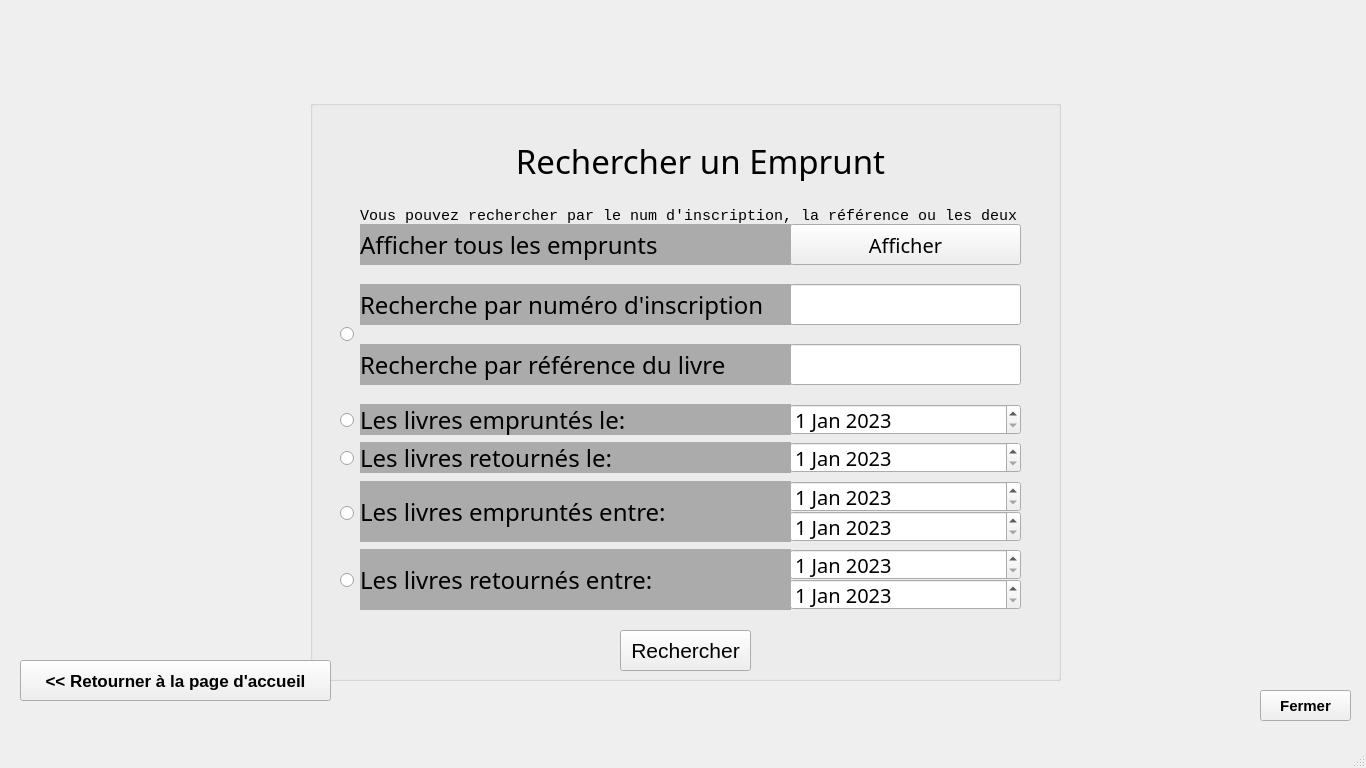
<?xml version="1.0" encoding="UTF-8"?>
<ui version="4.0">
 <class>MainWindow</class>
 <widget class="QMainWindow" name="MainWindow">
  <property name="geometry">
   <rect>
    <x>0</x>
    <y>0</y>
    <width>1366</width>
    <height>768</height>
   </rect>
  </property>
  <property name="windowTitle">
   <string>RechercherEmprunt</string>
  </property>
  <widget class="QWidget" name="centralwidget">
   <widget class="QGroupBox" name="groupBox">
    <property name="geometry">
     <rect>
      <x>310</x>
      <y>100</y>
      <width>751</width>
      <height>581</height>
     </rect>
    </property>
    <property name="title">
     <string/>
    </property>
    <property name="flat">
     <bool>true</bool>
    </property>
    <widget class="QDateEdit" name="EdDateEmp">
     <property name="geometry">
      <rect>
       <x>480</x>
       <y>304</y>
       <width>231</width>
       <height>31</height>
      </rect>
     </property>
     <property name="font">
      <font>
       <family>Century Gothic</family>
       <pointsize>15</pointsize>
      </font>
     </property>
     <property name="date">
      <date>
       <year>2023</year>
       <month>1</month>
       <day>1</day>
      </date>
     </property>
    </widget>
    <widget class="QDateEdit" name="EdDateRetour">
     <property name="geometry">
      <rect>
       <x>480</x>
       <y>342</y>
       <width>231</width>
       <height>31</height>
      </rect>
     </property>
     <property name="font">
      <font>
       <family>Century Gothic</family>
       <pointsize>15</pointsize>
      </font>
     </property>
     <property name="date">
      <date>
       <year>2023</year>
       <month>1</month>
       <day>1</day>
      </date>
     </property>
    </widget>
    <widget class="QLabel" name="LbDateEmp">
     <property name="geometry">
      <rect>
       <x>50</x>
       <y>304</y>
       <width>431</width>
       <height>31</height>
      </rect>
     </property>
     <property name="font">
      <font>
       <family>Century Gothic</family>
       <pointsize>18</pointsize>
      </font>
     </property>
     <property name="styleSheet">
      <string notr="true">background-color: rgb(171,171,171);</string>
     </property>
     <property name="text">
      <string>Les livres empruntés le:</string>
     </property>
    </widget>
    <widget class="QLabel" name="LbDateRetour">
     <property name="geometry">
      <rect>
       <x>50</x>
       <y>342</y>
       <width>431</width>
       <height>31</height>
      </rect>
     </property>
     <property name="font">
      <font>
       <family>Century Gothic</family>
       <pointsize>18</pointsize>
      </font>
     </property>
     <property name="styleSheet">
      <string notr="true">background-color: rgb(171,171,171);</string>
     </property>
     <property name="text">
      <string>Les livres retournés le:</string>
     </property>
    </widget>
    <widget class="QLabel" name="LbRef">
     <property name="geometry">
      <rect>
       <x>50</x>
       <y>244</y>
       <width>431</width>
       <height>41</height>
      </rect>
     </property>
     <property name="font">
      <font>
       <family>Century Gothic</family>
       <pointsize>18</pointsize>
      </font>
     </property>
     <property name="styleSheet">
      <string notr="true">background-color: rgb(171,171,171);</string>
     </property>
     <property name="text">
      <string>Recherche par référence du livre</string>
     </property>
    </widget>
    <widget class="QLabel" name="LbNumInscrip">
     <property name="geometry">
      <rect>
       <x>50</x>
       <y>184</y>
       <width>431</width>
       <height>41</height>
      </rect>
     </property>
     <property name="font">
      <font>
       <family>Century Gothic</family>
       <pointsize>18</pointsize>
      </font>
     </property>
     <property name="styleSheet">
      <string notr="true">background-color: rgb(171,171,171);</string>
     </property>
     <property name="text">
      <string>Recherche par numéro d'inscription</string>
     </property>
    </widget>
    <widget class="QLineEdit" name="EdRef">
     <property name="geometry">
      <rect>
       <x>480</x>
       <y>244</y>
       <width>231</width>
       <height>41</height>
      </rect>
     </property>
     <property name="font">
      <font>
       <family>Century Gothic</family>
       <pointsize>15</pointsize>
      </font>
     </property>
     <property name="text">
      <string/>
     </property>
     <property name="clearButtonEnabled">
      <bool>true</bool>
     </property>
    </widget>
    <widget class="QLineEdit" name="EdNumInscrip">
     <property name="geometry">
      <rect>
       <x>480</x>
       <y>184</y>
       <width>231</width>
       <height>41</height>
      </rect>
     </property>
     <property name="font">
      <font>
       <family>Century Gothic</family>
       <pointsize>15</pointsize>
      </font>
     </property>
     <property name="text">
      <string/>
     </property>
     <property name="clearButtonEnabled">
      <bool>true</bool>
     </property>
    </widget>
    <widget class="QPushButton" name="Rechercher">
     <property name="geometry">
      <rect>
       <x>310</x>
       <y>530</y>
       <width>131</width>
       <height>41</height>
      </rect>
     </property>
     <property name="font">
      <font>
       <pointsize>16</pointsize>
      </font>
     </property>
     <property name="cursor">
      <cursorShape>PointingHandCursor</cursorShape>
     </property>
     <property name="text">
      <string>Rechercher</string>
     </property>
    </widget>
    <widget class="QLabel" name="label_3">
     <property name="geometry">
      <rect>
       <x>80</x>
       <y>10</y>
       <width>101</width>
       <height>91</height>
      </rect>
     </property>
     <property name="text">
      <string/>
     </property>
     <property name="pixmap">
      <pixmap>:/icons/img/IconEmprunt.webp</pixmap>
     </property>
     <property name="scaledContents">
      <bool>true</bool>
     </property>
    </widget>
    <widget class="QLabel" name="Titre_2">
     <property name="geometry">
      <rect>
       <x>180</x>
       <y>40</y>
       <width>421</width>
       <height>41</height>
      </rect>
     </property>
     <property name="font">
      <font>
       <family>Calisto MT</family>
       <pointsize>25</pointsize>
      </font>
     </property>
     <property name="text">
      <string>Rechercher un Emprunt</string>
     </property>
     <property name="alignment">
      <set>Qt::AlignCenter</set>
     </property>
    </widget>
    <widget class="QLabel" name="LbEmpD">
     <property name="geometry">
      <rect>
       <x>50</x>
       <y>381</y>
       <width>431</width>
       <height>61</height>
      </rect>
     </property>
     <property name="font">
      <font>
       <family>Century Gothic</family>
       <pointsize>18</pointsize>
      </font>
     </property>
     <property name="styleSheet">
      <string notr="true">background-color: rgb(171,171,171);</string>
     </property>
     <property name="text">
      <string>Les livres empruntés entre:</string>
     </property>
    </widget>
    <widget class="QDateEdit" name="EdEmpDEmp">
     <property name="geometry">
      <rect>
       <x>480</x>
       <y>381</y>
       <width>231</width>
       <height>31</height>
      </rect>
     </property>
     <property name="font">
      <font>
       <family>Century Gothic</family>
       <pointsize>15</pointsize>
      </font>
     </property>
     <property name="date">
      <date>
       <year>2023</year>
       <month>1</month>
       <day>1</day>
      </date>
     </property>
    </widget>
    <widget class="QDateEdit" name="EdEmpDRet">
     <property name="geometry">
      <rect>
       <x>480</x>
       <y>411</y>
       <width>231</width>
       <height>31</height>
      </rect>
     </property>
     <property name="font">
      <font>
       <family>Century Gothic</family>
       <pointsize>15</pointsize>
      </font>
     </property>
     <property name="date">
      <date>
       <year>2023</year>
       <month>1</month>
       <day>1</day>
      </date>
     </property>
    </widget>
    <widget class="QDateEdit" name="EdRetDRet">
     <property name="geometry">
      <rect>
       <x>480</x>
       <y>479</y>
       <width>231</width>
       <height>31</height>
      </rect>
     </property>
     <property name="font">
      <font>
       <family>Century Gothic</family>
       <pointsize>15</pointsize>
      </font>
     </property>
     <property name="date">
      <date>
       <year>2023</year>
       <month>1</month>
       <day>1</day>
      </date>
     </property>
    </widget>
    <widget class="QDateEdit" name="EdRetDEmp">
     <property name="geometry">
      <rect>
       <x>480</x>
       <y>449</y>
       <width>231</width>
       <height>31</height>
      </rect>
     </property>
     <property name="font">
      <font>
       <family>Century Gothic</family>
       <pointsize>15</pointsize>
      </font>
     </property>
     <property name="date">
      <date>
       <year>2023</year>
       <month>1</month>
       <day>1</day>
      </date>
     </property>
    </widget>
    <widget class="QLabel" name="LbRetD">
     <property name="geometry">
      <rect>
       <x>50</x>
       <y>449</y>
       <width>431</width>
       <height>61</height>
      </rect>
     </property>
     <property name="font">
      <font>
       <family>Century Gothic</family>
       <pointsize>18</pointsize>
      </font>
     </property>
     <property name="styleSheet">
      <string notr="true">background-color: rgb(171,171,171);</string>
     </property>
     <property name="text">
      <string>Les livres retournés entre:</string>
     </property>
    </widget>
    <widget class="QRadioButton" name="DateEmpBut">
     <property name="geometry">
      <rect>
       <x>30</x>
       <y>310</y>
       <width>16</width>
       <height>20</height>
      </rect>
     </property>
     <property name="cursor">
      <cursorShape>PointingHandCursor</cursorShape>
     </property>
     <property name="text">
      <string/>
     </property>
    </widget>
    <widget class="QRadioButton" name="DateRetBut">
     <property name="geometry">
      <rect>
       <x>30</x>
       <y>348</y>
       <width>16</width>
       <height>20</height>
      </rect>
     </property>
     <property name="cursor">
      <cursorShape>PointingHandCursor</cursorShape>
     </property>
     <property name="text">
      <string/>
     </property>
    </widget>
    <widget class="QRadioButton" name="EmpDBut">
     <property name="geometry">
      <rect>
       <x>30</x>
       <y>403</y>
       <width>16</width>
       <height>20</height>
      </rect>
     </property>
     <property name="cursor">
      <cursorShape>PointingHandCursor</cursorShape>
     </property>
     <property name="text">
      <string/>
     </property>
    </widget>
    <widget class="QRadioButton" name="RetDBut">
     <property name="geometry">
      <rect>
       <x>30</x>
       <y>470</y>
       <width>16</width>
       <height>20</height>
      </rect>
     </property>
     <property name="cursor">
      <cursorShape>PointingHandCursor</cursorShape>
     </property>
     <property name="text">
      <string/>
     </property>
    </widget>
    <widget class="QLabel" name="LbAfficher">
     <property name="geometry">
      <rect>
       <x>50</x>
       <y>124</y>
       <width>431</width>
       <height>41</height>
      </rect>
     </property>
     <property name="font">
      <font>
       <family>Century Gothic</family>
       <pointsize>18</pointsize>
      </font>
     </property>
     <property name="styleSheet">
      <string notr="true">background-color: rgb(171,171,171);</string>
     </property>
     <property name="text">
      <string>Afficher tous les emprunts</string>
     </property>
    </widget>
    <widget class="QPushButton" name="Afficher">
     <property name="geometry">
      <rect>
       <x>480</x>
       <y>124</y>
       <width>231</width>
       <height>41</height>
      </rect>
     </property>
     <property name="font">
      <font>
       <family>Century Gothic</family>
       <pointsize>15</pointsize>
      </font>
     </property>
     <property name="cursor">
      <cursorShape>PointingHandCursor</cursorShape>
     </property>
     <property name="text">
      <string>Afficher</string>
     </property>
    </widget>
    <widget class="QLabel" name="ErrNumInscrip">
     <property name="geometry">
      <rect>
       <x>50</x>
       <y>224</y>
       <width>661</width>
       <height>20</height>
      </rect>
     </property>
     <property name="font">
      <font>
       <family>Courier New</family>
       <pointsize>12</pointsize>
       <bold>false</bold>
      </font>
     </property>
     <property name="styleSheet">
      <string notr="true">color:rgb(255,0,0);</string>
     </property>
     <property name="text">
      <string/>
     </property>
     <property name="alignment">
      <set>Qt::AlignRight|Qt::AlignTrailing|Qt::AlignVCenter</set>
     </property>
    </widget>
    <widget class="QLabel" name="ErrRef">
     <property name="geometry">
      <rect>
       <x>51</x>
       <y>284</y>
       <width>701</width>
       <height>20</height>
      </rect>
     </property>
     <property name="font">
      <font>
       <family>Courier New</family>
       <pointsize>12</pointsize>
       <bold>false</bold>
      </font>
     </property>
     <property name="styleSheet">
      <string notr="true">color:rgb(255,0,0);</string>
     </property>
     <property name="text">
      <string/>
     </property>
     <property name="alignment">
      <set>Qt::AlignRight|Qt::AlignTrailing|Qt::AlignVCenter</set>
     </property>
    </widget>
    <widget class="QRadioButton" name="RefInscrip">
     <property name="geometry">
      <rect>
       <x>30</x>
       <y>224</y>
       <width>16</width>
       <height>20</height>
      </rect>
     </property>
     <property name="cursor">
      <cursorShape>PointingHandCursor</cursorShape>
     </property>
     <property name="text">
      <string/>
     </property>
    </widget>
    <widget class="QLabel" name="ErrAnnee_2">
     <property name="geometry">
      <rect>
       <x>50</x>
       <y>106</y>
       <width>661</width>
       <height>20</height>
      </rect>
     </property>
     <property name="font">
      <font>
       <family>Courier New</family>
       <pointsize>11</pointsize>
       <bold>false</bold>
      </font>
     </property>
     <property name="styleSheet">
      <string notr="true"/>
     </property>
     <property name="text">
      <string>Vous pouvez rechercher par le num d'inscription, la référence ou les deux</string>
     </property>
     <property name="alignment">
      <set>Qt::AlignLeading|Qt::AlignLeft|Qt::AlignVCenter</set>
     </property>
    </widget>
    <widget class="QLabel" name="ErrDate">
     <property name="geometry">
      <rect>
       <x>50</x>
       <y>510</y>
       <width>661</width>
       <height>20</height>
      </rect>
     </property>
     <property name="font">
      <font>
       <family>Courier New</family>
       <pointsize>12</pointsize>
       <bold>false</bold>
      </font>
     </property>
     <property name="styleSheet">
      <string notr="true">color:rgb(255,0,0);</string>
     </property>
     <property name="text">
      <string/>
     </property>
     <property name="alignment">
      <set>Qt::AlignRight|Qt::AlignTrailing|Qt::AlignVCenter</set>
     </property>
    </widget>
   </widget>
   <widget class="QPushButton" name="pushButton_2">
    <property name="geometry">
     <rect>
      <x>0</x>
      <y>0</y>
      <width>91</width>
      <height>81</height>
     </rect>
    </property>
    <property name="text">
     <string/>
    </property>
    <property name="icon">
     <iconset>
      <normaloff>Ressources/img/isimm.png</normaloff>Ressources/img/isimm.png</iconset>
    </property>
    <property name="iconSize">
     <size>
      <width>84</width>
      <height>72</height>
     </size>
    </property>
    <property name="flat">
     <bool>true</bool>
    </property>
   </widget>
   <widget class="QPushButton" name="Return">
    <property name="geometry">
     <rect>
      <x>20</x>
      <y>660</y>
      <width>311</width>
      <height>41</height>
     </rect>
    </property>
    <property name="font">
     <font>
      <family>MS Sans Serif</family>
      <pointsize>13</pointsize>
      <bold>true</bold>
     </font>
    </property>
    <property name="cursor">
     <cursorShape>PointingHandCursor</cursorShape>
    </property>
    <property name="text">
     <string>&lt;&lt; Retourner à la page d'accueil</string>
    </property>
   </widget>
   <widget class="QPushButton" name="img2">
    <property name="geometry">
     <rect>
      <x>1100</x>
      <y>350</y>
      <width>261</width>
      <height>301</height>
     </rect>
    </property>
    <property name="text">
     <string/>
    </property>
    <property name="icon">
     <iconset>
      <normaloff>Ressources/img/Readstud.png</normaloff>Ressources/img/Readstud.png</iconset>
    </property>
    <property name="iconSize">
     <size>
      <width>229</width>
      <height>391</height>
     </size>
    </property>
    <property name="flat">
     <bool>true</bool>
    </property>
   </widget>
   <widget class="QPushButton" name="img2_2">
    <property name="geometry">
     <rect>
      <x>140</x>
      <y>600</y>
      <width>61</width>
      <height>61</height>
     </rect>
    </property>
    <property name="text">
     <string/>
    </property>
    <property name="icon">
     <iconset>
      <normaloff>Ressources/img/home.png</normaloff>Ressources/img/home.png</iconset>
    </property>
    <property name="iconSize">
     <size>
      <width>95</width>
      <height>45</height>
     </size>
    </property>
    <property name="flat">
     <bool>true</bool>
    </property>
   </widget>
   <widget class="QPushButton" name="pushButton_3">
    <property name="geometry">
     <rect>
      <x>380</x>
      <y>20</y>
      <width>631</width>
      <height>91</height>
     </rect>
    </property>
    <property name="text">
     <string/>
    </property>
    <property name="icon">
     <iconset>
      <normaloff>Ressources/img/entete.png</normaloff>Ressources/img/entete.png</iconset>
    </property>
    <property name="iconSize">
     <size>
      <width>571</width>
      <height>509</height>
     </size>
    </property>
    <property name="flat">
     <bool>true</bool>
    </property>
   </widget>
   <widget class="QLabel" name="label_2">
    <property name="geometry">
     <rect>
      <x>0</x>
      <y>0</y>
      <width>1366</width>
      <height>768</height>
     </rect>
    </property>
    <property name="text">
     <string/>
    </property>
    <property name="pixmap">
     <pixmap>Ressources/img/Background.jpg</pixmap>
    </property>
    <property name="scaledContents">
     <bool>true</bool>
    </property>
   </widget>
   <widget class="QPushButton" name="Fermer">
    <property name="geometry">
     <rect>
      <x>1260</x>
      <y>690</y>
      <width>91</width>
      <height>31</height>
     </rect>
    </property>
    <property name="font">
     <font>
      <pointsize>11</pointsize>
      <bold>true</bold>
     </font>
    </property>
    <property name="cursor">
     <cursorShape>PointingHandCursor</cursorShape>
    </property>
    <property name="text">
     <string>Fermer</string>
    </property>
    <property name="icon">
     <iconset>
      <normaloff>Ressources/img/Supprimer.png</normaloff>Ressources/img/Supprimer.png</iconset>
    </property>
    <property name="iconSize">
     <size>
      <width>29</width>
      <height>56</height>
     </size>
    </property>
   </widget>
   <zorder>label_2</zorder>
   <zorder>img2</zorder>
   <zorder>pushButton_2</zorder>
   <zorder>img2_2</zorder>
   <zorder>groupBox</zorder>
   <zorder>Return</zorder>
   <zorder>pushButton_3</zorder>
   <zorder>Fermer</zorder>
  </widget>
  <widget class="QMenuBar" name="menubar">
   <property name="geometry">
    <rect>
     <x>0</x>
     <y>0</y>
     <width>1366</width>
     <height>22</height>
    </rect>
   </property>
  </widget>
  <widget class="QStatusBar" name="statusbar"/>
 </widget>
 <tabstops>
  <tabstop>EdNumInscrip</tabstop>
  <tabstop>EdRef</tabstop>
  <tabstop>EdDateEmp</tabstop>
  <tabstop>EdDateRetour</tabstop>
  <tabstop>EdEmpDEmp</tabstop>
  <tabstop>EdEmpDRet</tabstop>
  <tabstop>EdRetDEmp</tabstop>
  <tabstop>EdRetDRet</tabstop>
  <tabstop>Rechercher</tabstop>
  <tabstop>Return</tabstop>
  <tabstop>Fermer</tabstop>
  <tabstop>img2</tabstop>
  <tabstop>img2_2</tabstop>
  <tabstop>pushButton_3</tabstop>
  <tabstop>pushButton_2</tabstop>
 </tabstops>
 <resources>
  <include location="Ressources/img.qrc"/>
 </resources>
 <connections/>
</ui>
